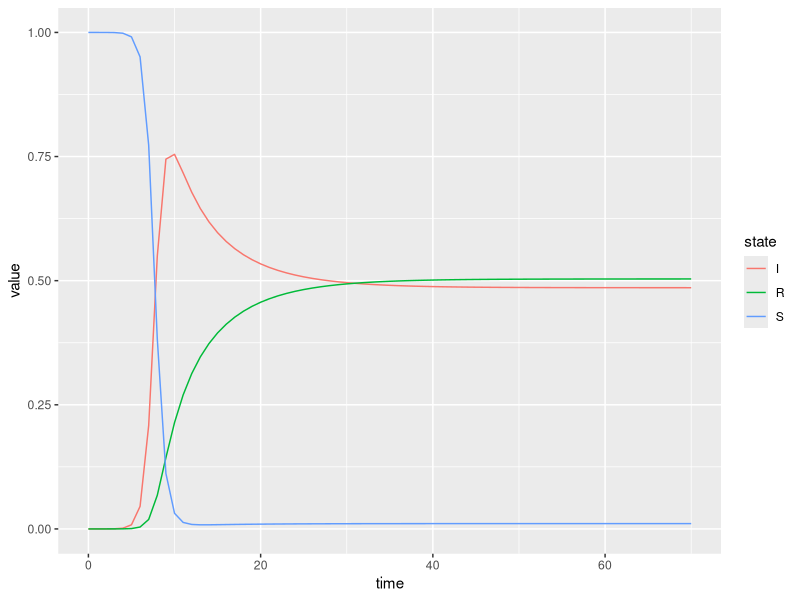

Reproduce this figure in R.
## Load deSolve package
library(deSolve)
library(ggplot2)
library(tidyr)

## ## This here would be the most basic SIR 
## sir <- function(time, state, parameters) {
##     with(as.list(c(state, parameters)), {
##         dS <- -beta * S * I
##         dI <-  beta * S * I - gamma * I
##         dR <-                 gamma * I
##         return(list(c(dS, dI, dR)))
##     })
## }


## ## This here would be a SIR with recovered becoming infected at a
## ## rate depending on their primary virulence and a immunization
## ## factor x and with death and birth

RECsir <- function(time, state, parameters) {
    with(as.list(c(state, parameters)), {
        dS <- birth - beta * S * I - death * S
        dI <-  beta * S * I + x/beta * R * I  - gamma * I - death * I
        dR <-                    gamma * I - x/beta * R * I -  death * R
        return(list(c(dS, dI, dR)))
    })
}

### Set parameters
## Proportion in each compartment: Susceptible 0.999999, Infected
## 0.000001, Recovered 0
init       <- c(S = 1-1e-6, I = 1e-6, R = 0)
## beta: infection parameter; gamma: recovery parameter
parameters <- c(beta = 1.9, gamma = 0.14286, x = 0.5,
                death = 0.01, birth = 0.01)
## Time frame
times      <- seq(0, 70, by = 1)

## Solve using ode (General Solver for Ordinary Differential Equations)
out <- ode(y = init, times = times, func = RECsir,
           parms = parameters)
## change to data frame
out <- as.data.frame(out)

lout <- pivot_longer(out, cols=c("S", "I", "R"), names_to="state")

ggplot(lout, aes(x = time, y = value, color = state)) +
    geom_line()
